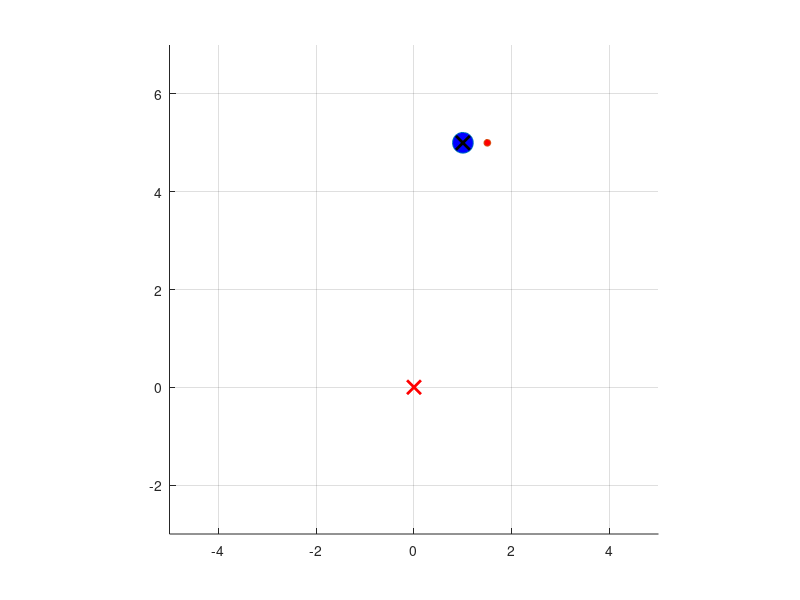

MATLAB code for this plot: (Note: this script raises an error after producing the figure.)
clear;
close all;

dt = 0.05; %%時間刻み=離散時間Tsとして使用
Tfin = 6; %シミュレーション終了時間
t1 = [0:dt:Tfin];

u1 = ones(1,length(t1)) * (-2);
u2 = ones(1,length(t1)) * 1;

zi = zeros(length(t1),3);
zi(1,:) = [1 0 5]; %状態z = [z1, z2, z3]T の初期値を設定

v1 = u1 * cos(atan(zi(1,2)));
v2 = u2 / (cos(atan(zi(1,2))) * cos(atan(zi(1,2))));

k2 = 4;
k3 = 5;

x = zi(1,1) + 0.5 * cos(atan(zi(1,2)));
y = zi(1,3) + 0.5 * sin(atan(zi(1,2)));

hold on
axis equal;
grid on;

axis([-5 5 -3 7])

h = plot(zi(1,1),zi(1,3), 'o', 'MarkerSize' ,15, 'MarkerFaceColor', 'b');

h2 = plot(x,y,'o', 'MarkerSize' ,5, 'MarkerFaceColor', 'r');

plot(1,5,'kx','MarkerSize', 10,'LineWidth',2)
plot(0,0,'rx','MarkerSize', 10,'LineWidth',2)

for i = 1:length(t1)-1

    set(h, 'XData', zi(i,1),'YData', zi(i,3));

    set(h2, 'XData', zi(i,1) + 0.5 * cos(atan(zi(i,2))),'YData', zi(i,3) + 0.5 * sin(atan(zi(i,2))));

    drawnow;

    F = getframe(gcf);
      % RGBデータをインデックス付きデータに変更
    [X,map] = rgb2ind(F.cdata,256);
    if i==1
        % GIFファイルに書き出し
        imwrite(X,map,'TimeState_b.gif')
        pause(2)
    else
        % 2回目以降は'append'でアニメーションを作成
        imwrite(X,map,'TimeState_b.gif','WriteMode','append')
    end

    zi(i+1,1) = zi(i,1) + v1(i) * dt; %dz1 = v1(i)dt
    zi(i+1,2) = zi(i,2) + v2(i) * dt; %v2(i)/vi(1)*v1(i)*dt
    zi(i+1,3) = zi(i,3) + zi(i,2) * v1(i) * dt;

    %v1(i+1) = -0.1*zi(i+1,1); %入力v1(=u1cosθ), v1=-λz1で(λ>0の定数)z1を0に収束

    if i > 35
        v1(i+1) = -1 * zi(i+1,1); %入力v1(=u1cosθ), v1=-λz1で(λ>0の定数)z1を0に収束
    end

    %入力v2はv1正負で場合分け
    if v1(i+1) > 0
        v2(i+1) = -k2 * zi(i+1,2) * v1(i+1) - k3 * zi(i+1,3) * v1(i+1); 
    else
        v2(i+1) = k2 * zi(i+1,2) * v1(i+1) - k3 * zi(i+1,3) * v1(i+1); 
    end

end
